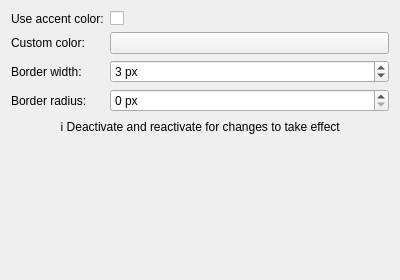
<?xml version="1.0" encoding="UTF-8"?>
<ui version="4.0">
 <class>KeepAboveOutlineConfigForm</class>
 <widget class="QWidget" name="KeepAboveOutlineConfigForm">
  <property name="geometry">
   <rect>
    <x>0</x>
    <y>0</y>
    <width>400</width>
    <height>280</height>
   </rect>
  </property>
  <layout class="QFormLayout" name="formLayout">

   <item row="0" column="0">
    <widget class="QLabel" name="label_accentColor">
     <property name="text">
      <string>Use accent color:</string>
     </property>
    </widget>
   </item>
   <item row="0" column="1">
    <widget class="QCheckBox" name="kcfg_UseAccentColor">
     <property name="checked">
      <bool>false</bool>
     </property>
    </widget>
   </item>

   <item row="1" column="0">
    <widget class="QLabel" name="label_customColor">
     <property name="text">
      <string>Custom color:</string>
     </property>
    </widget>
   </item>
   <item row="1" column="1">
    <widget class="KColorButton" name="kcfg_CustomColor">
     <property name="alphaChannelEnabled">
      <bool>true</bool>
     </property>
     <property name="color">
      <color alpha="255">
       <red>255</red>
       <green>179</green>
       <blue>0</blue>
      </color>
     </property>
    </widget>
   </item>

   <item row="2" column="0">
    <widget class="QLabel" name="label_borderWidth">
     <property name="text">
      <string>Border width:</string>
     </property>
    </widget>
   </item>
   <item row="2" column="1">
    <widget class="QSpinBox" name="kcfg_BorderWidth">
     <property name="minimum">
      <number>1</number>
     </property>
     <property name="maximum">
      <number>20</number>
     </property>
     <property name="value">
      <number>3</number>
     </property>
     <property name="suffix">
      <string> px</string>
     </property>
    </widget>
   </item>

   <item row="3" column="0">
    <widget class="QLabel" name="label_borderRadius">
     <property name="text">
      <string>Border radius:</string>
     </property>
    </widget>
   </item>
   <item row="3" column="1">
    <widget class="QSpinBox" name="kcfg_BorderRadius">
     <property name="minimum">
      <number>0</number>
     </property>
     <property name="maximum">
      <number>30</number>
     </property>
     <property name="value">
      <number>0</number>
     </property>
     <property name="suffix">
      <string> px</string>
     </property>
    </widget>
   </item>

   <item row="4" column="0" colspan="2">
    <widget class="QLabel" name="label_info">
     <property name="text">
      <string>ℹ️ Deactivate and reactivate for changes to take effect</string>
     </property>
     <property name="alignment">
      <set>Qt::AlignCenter</set>
     </property>
     <property name="wordWrap">
      <bool>true</bool>
     </property>
    </widget>
   </item>

  </layout>
 </widget>
 <customwidgets>
  <customwidget>
   <class>KColorButton</class>
   <extends>QPushButton</extends>
   <header>kcolorbutton.h</header>
  </customwidget>
 </customwidgets>
</ui>
